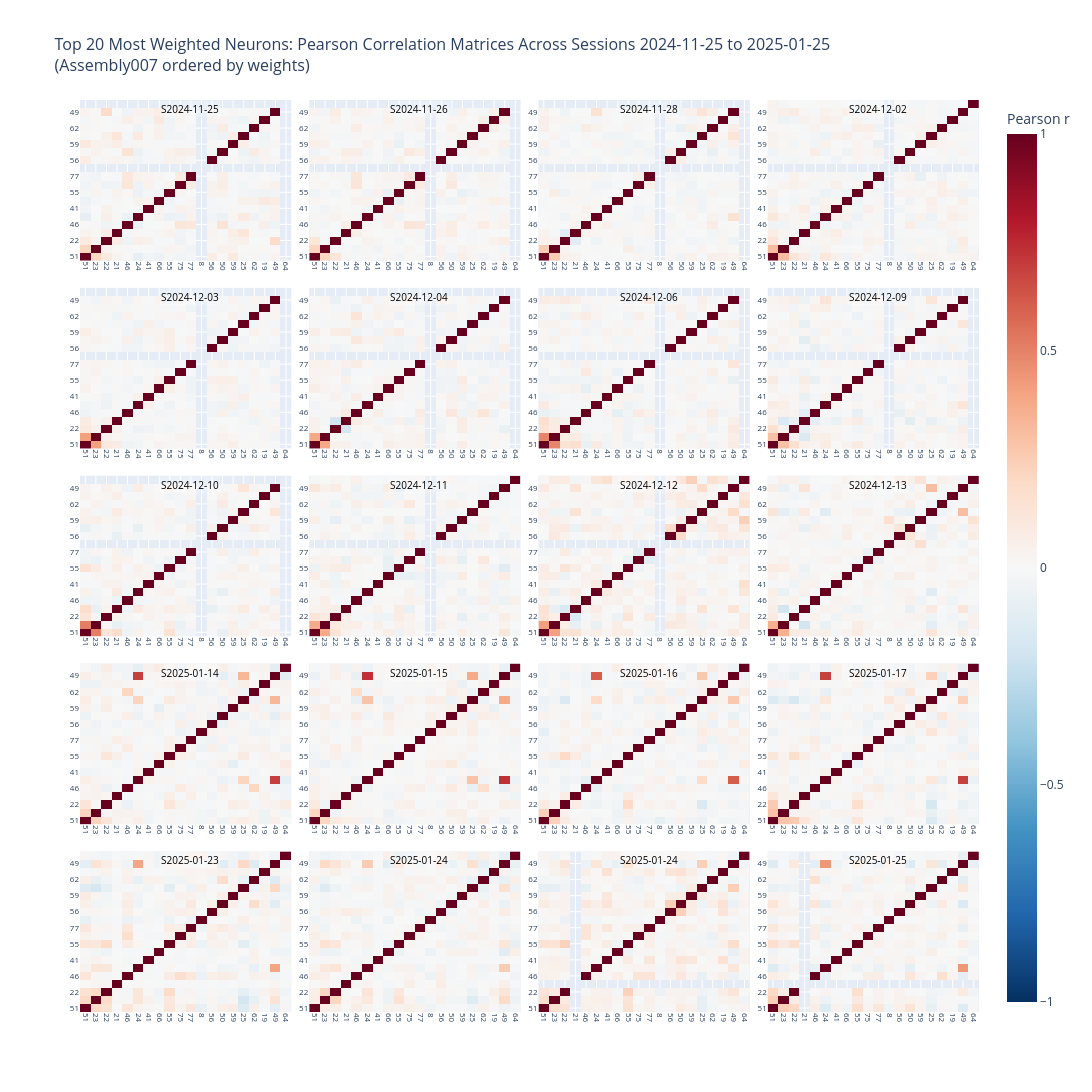

The code cell stored with this chart in its notebook:
### Code cell
start = pd.Timestamp("2024-11-25")
end   = pd.Timestamp("2025-01-26")

# set top x neurons and select sessions
top_x_neurons = neurons_ordered[-20:]

session_ids_all = fr_track_selected.index.get_level_values("session_id").unique()
dt_index = pd.to_datetime(session_ids_all, format="%Y-%m-%d_%H-%M")

# boolean selection
mask = (dt_index >= start) & (dt_index <= end)
selected = session_ids_all[mask]



n_sessions = len(selected)

n_cols = 4 # int(np.ceil(np.sqrt(n_sessions)))
n_rows = 5 # int(np.ceil(n_sessions / n_cols))

reversed_order_topx = top_x_neurons[::-1]

# Create subplots
fig = make_subplots(
    rows=n_rows,
    cols=n_cols,
    #subplot_titles=[f'S{s}' for s in selected],
    horizontal_spacing=0.02,
    vertical_spacing=0.03,
)

# Compute correlation matrix for each session (only top 10 neurons)
for idx, session_id in enumerate(selected):
    row = idx // n_cols + 1
    col = idx % n_cols + 1
    
    try:
        neuron_data_session = fr_track_selected.xs(session_id, level=2)
        
        # Filter to Unit columns only
        unit_cols = [c for c in neuron_data_session.columns if isinstance(c, str) and c.startswith('Unit')]
        neuron_data_session = neuron_data_session[unit_cols]
        
        # Select top neurons in canonical weight order
        topx_unit_cols = [u for u in top_x_neurons if u in neuron_data_session.columns]
        
        # Filter to only top neurons
        neuron_data_top10 = neuron_data_session[topx_unit_cols]
        
        # Compute correlation matrix
        corr_matrix = neuron_data_top10.corr()
        
        # Create ordering based on reversed top neurons
        unit_order = [u for u in reversed_order_topx if u in corr_matrix.columns]
        unit_labels = [str(int(u.replace('Unit', ''))) for u in unit_order]
        
        # Reorder the correlation matrix
        corr_matrix_ordered = corr_matrix.loc[unit_order, unit_order]
        
        # Add heatmap to subplot
        fig.add_trace(
            go.Heatmap(
                z=corr_matrix_ordered.values,
                x=unit_labels,
                y=unit_labels,
                colorscale='RdBu_r',
                zmin=-1,
                zmax=1,
                showscale=(idx == 0),
                colorbar=dict(
                    title="Pearson r",
                    x=1.02
                ) if idx == 0 else None,
                hovertemplate='X: %{x}<br>Y: %{y}<br>r: %{z:.3f}<extra></extra>'
            ),
            row=row,
            col=col
        )

        fig.add_annotation(
            text=f"S{session_id.split('_')[0]}",
            xref=f"x{idx + 1}",
            yref=f"y{idx + 1}",
            x=7,
            y=19.5,
            xanchor="left",
            yanchor="top",
            showarrow=False,
            font=dict(size=10, color="black"),
            bgcolor="rgba(255,255,255,0.2)"
        )
        
        # Update axes - show tick labels for top neurons
        fig.update_xaxes(showticklabels=True, tickangle=90, tickfont=dict(size=8), row=row, col=col)
        fig.update_yaxes(showticklabels=True, tickfont=dict(size=8), row=row, col=col)
        
    except Exception as e:
        print(f"Error processing session {session_id}: {e}")
        continue

# Update layout
fig.update_layout(
    title_text=f"Top 20 Most Weighted Neurons: Pearson Correlation Matrices Across Sessions {selected[0].split('_')[0]} to {selected[-1].split('_')[0]}<br>({Assembly} ordered by weights)",
    title_font_size=16,
    width=300 * n_cols,
    height=300 * n_rows,
    showlegend=False,
    #title=dict(y=0.9),
)


fig.show()

print(f"Created {n_sessions} correlation heatmaps (10x10) in {n_rows}x{n_cols} grid")
print(f"Top 20 most weighted neurons: {top_x_neurons}")

### Figure 1 — Plotly figure (JSON) as saved in the notebook; plotly's stock layout.template omitted (floating-point values rounded to 4 significant figures; data arrays with more than 128 entries replaced by an {"elided": "..."} marker saying what was removed)
{"data": [{"colorbar": {"title": {"text": "Pearson r"}, "x": 1.02}, "colorscale": [[0, "rgb(5,48,97)"], [0.1, "rgb(33,102,172)"], [0.2, "rgb(67,147,195)"], [0.3, "rgb(146,197,222)"], [0.4, "rgb(209,229,240)"], [0.5, "rgb(247,247,247)"], [0.6, "rgb(253,219,199)"], [0.7, "rgb(244,165,130)"], [0.8, "rgb(214,96,77)"], [0.9, "rgb(178,24,43)"], [1, "rgb(103,0,31)"]], "hovertemplate": "X: %{x}<br>Y: %{y}<br>r: %{z:.3f}<extra></extra>", "showscale": true, "type": "heatmap", "x": ["51", "23", "22", "21", "46", "24", "41", "66", "55", "75", "77", "8", "56", "50", "59", "25", "62", "19", "49", "64"], "xaxis": "x", "y": ["51", "23", "22", "21", "46", "24", "41", "66", "55", "75", "77", "8", "56", "50", "59", "25", "62", "19", "49", "64"], "yaxis": "y", "z": {"elided": "20x20 float values"}, "zmax": 1, "zmin": -1}, {"colorscale": [[0, "rgb(5,48,97)"], [0.1, "rgb(33,102,172)"], [0.2, "rgb(67,147,195)"], [0.3, "rgb(146,197,222)"], [0.4, "rgb(209,229,240)"], [0.5, "rgb(247,247,247)"], [0.6, "rgb(253,219,199)"], [0.7, "rgb(244,165,130)"], [0.8, "rgb(214,96,77)"], [0.9, "rgb(178,24,43)"], [1, "rgb(103,0,31)"]], "hovertemplate": "X: %{x}<br>Y: %{y}<br>r: %{z:.3f}<extra></extra>", "showscale": false, "type": "heatmap", "x": ["51", "23", "22", "21", "46", "24", "41", "66", "55", "75", "77", "8", "56", "50", "59", "25", "62", "19", "49", "64"], "xaxis": "x2", "y": ["51", "23", "22", "21", "46", "24", "41", "66", "55", "75", "77", "8", "56", "50", "59", "25", "62", "19", "49", "64"], "yaxis": "y2", "z": {"elided": "20x20 float values"}, "zmax": 1, "zmin": -1}, {"colorscale": [[0, "rgb(5,48,97)"], [0.1, "rgb(33,102,172)"], [0.2, "rgb(67,147,195)"], [0.3, "rgb(146,197,222)"], [0.4, "rgb(209,229,240)"], [0.5, "rgb(247,247,247)"], [0.6, "rgb(253,219,199)"], [0.7, "rgb(244,165,130)"], [0.8, "rgb(214,96,77)"], [0.9, "rgb(178,24,43)"], [1, "rgb(103,0,31)"]], "hovertemplate": "X: %{x}<br>Y: %{y}<br>r: %{z:.3f}<extra></extra>", "showscale": false, "type": "heatmap", "x": ["51", "23", "22", "21", "46", "24", "41", "66", "55", "75", "77", "8", "56", "50", "59", "25", "62", "19", "49", "64"], "xaxis": "x3", "y": ["51", "23", "22", "21", "46", "24", "41", "66", "55", "75", "77", "8", "56", "50", "59", "25", "62", "19", "49", "64"], "yaxis": "y3", "z": {"elided": "20x20 float values"}, "zmax": 1, "zmin": -1}, {"colorscale": [[0, "rgb(5,48,97)"], [0.1, "rgb(33,102,172)"], [0.2, "rgb(67,147,195)"], [0.3, "rgb(146,197,222)"], [0.4, "rgb(209,229,240)"], [0.5, "rgb(247,247,247)"], [0.6, "rgb(253,219,199)"], [0.7, "rgb(244,165,130)"], [0.8, "rgb(214,96,77)"], [0.9, "rgb(178,24,43)"], [1, "rgb(103,0,31)"]], "hovertemplate": "X: %{x}<br>Y: %{y}<br>r: %{z:.3f}<extra></extra>", "showscale": false, "type": "heatmap", "x": ["51", "23", "22", "21", "46", "24", "41", "66", "55", "75", "77", "8", "56", "50", "59", "25", "62", "19", "49", "64"], "xaxis": "x4", "y": ["51", "23", "22", "21", "46", "24", "41", "66", "55", "75", "77", "8", "56", "50", "59", "25", "62", "19", "49", "64"], "yaxis": "y4", "z": {"elided": "20x20 float values"}, "zmax": 1, "zmin": -1}, {"colorscale": [[0, "rgb(5,48,97)"], [0.1, "rgb(33,102,172)"], [0.2, "rgb(67,147,195)"], [0.3, "rgb(146,197,222)"], [0.4, "rgb(209,229,240)"], [0.5, "rgb(247,247,247)"], [0.6, "rgb(253,219,199)"], [0.7, "rgb(244,165,130)"], [0.8, "rgb(214,96,77)"], [0.9, "rgb(178,24,43)"], [1, "rgb(103,0,31)"]], "hovertemplate": "X: %{x}<br>Y: %{y}<br>r: %{z:.3f}<extra></extra>", "showscale": false, "type": "heatmap", "x": ["51", "23", "22", "21", "46", "24", "41", "66", "55", "75", "77", "8", "56", "50", "59", "25", "62", "19", "49", "64"], "xaxis": "x5", "y": ["51", "23", "22", "21", "46", "24", "41", "66", "55", "75", "77", "8", "56", "50", "59", "25", "62", "19", "49", "64"], "yaxis": "y5", "z": {"elided": "20x20 float values"}, "zmax": 1, "zmin": -1}, {"colorscale": [[0, "rgb(5,48,97)"], [0.1, "rgb(33,102,172)"], [0.2, "rgb(67,147,195)"], [0.3, "rgb(146,197,222)"], [0.4, "rgb(209,229,240)"], [0.5, "rgb(247,247,247)"], [0.6, "rgb(253,219,199)"], [0.7, "rgb(244,165,130)"], [0.8, "rgb(214,96,77)"], [0.9, "rgb(178,24,43)"], [1, "rgb(103,0,31)"]], "hovertemplate": "X: %{x}<br>Y: %{y}<br>r: %{z:.3f}<extra></extra>", "showscale": false, "type": "heatmap", "x": ["51", "23", "22", "21", "46", "24", "41", "66", "55", "75", "77", "8", "56", "50", "59", "25", "62", "19", "49", "64"], "xaxis": "x6", "y": ["51", "23", "22", "21", "46", "24", "41", "66", "55", "75", "77", "8", "56", "50", "59", "25", "62", "19", "49", "64"], "yaxis": "y6", "z": {"elided": "20x20 float values"}, "zmax": 1, "zmin": -1}, {"colorscale": [[0, "rgb(5,48,97)"], [0.1, "rgb(33,102,172)"], [0.2, "rgb(67,147,195)"], [0.3, "rgb(146,197,222)"], [0.4, "rgb(209,229,240)"], [0.5, "rgb(247,247,247)"], [0.6, "rgb(253,219,199)"], [0.7, "rgb(244,165,130)"], [0.8, "rgb(214,96,77)"], [0.9, "rgb(178,24,43)"], [1, "rgb(103,0,31)"]], "hovertemplate": "X: %{x}<br>Y: %{y}<br>r: %{z:.3f}<extra></extra>", "showscale": false, "type": "heatmap", "x": ["51", "23", "22", "21", "46", "24", "41", "66", "55", "75", "77", "8", "56", "50", "59", "25", "62", "19", "49", "64"], "xaxis": "x7", "y": ["51", "23", "22", "21", "46", "24", "41", "66", "55", "75", "77", "8", "56", "50", "59", "25", "62", "19", "49", "64"], "yaxis": "y7", "z": {"elided": "20x20 float values"}, "zmax": 1, "zmin": -1}, {"colorscale": [[0, "rgb(5,48,97)"], [0.1, "rgb(33,102,172)"], [0.2, "rgb(67,147,195)"], [0.3, "rgb(146,197,222)"], [0.4, "rgb(209,229,240)"], [0.5, "rgb(247,247,247)"], [0.6, "rgb(253,219,199)"], [0.7, "rgb(244,165,130)"], [0.8, "rgb(214,96,77)"], [0.9, "rgb(178,24,43)"], [1, "rgb(103,0,31)"]], "hovertemplate": "X: %{x}<br>Y: %{y}<br>r: %{z:.3f}<extra></extra>", "showscale": false, "type": "heatmap", "x": ["51", "23", "22", "21", "46", "24", "41", "66", "55", "75", "77", "8", "56", "50", "59", "25", "62", "19", "49", "64"], "xaxis": "x8", "y": ["51", "23", "22", "21", "46", "24", "41", "66", "55", "75", "77", "8", "56", "50", "59", "25", "62", "19", "49", "64"], "yaxis": "y8", "z": {"elided": "20x20 float values"}, "zmax": 1, "zmin": -1}, {"colorscale": [[0, "rgb(5,48,97)"], [0.1, "rgb(33,102,172)"], [0.2, "rgb(67,147,195)"], [0.3, "rgb(146,197,222)"], [0.4, "rgb(209,229,240)"], [0.5, "rgb(247,247,247)"], [0.6, "rgb(253,219,199)"], [0.7, "rgb(244,165,130)"], [0.8, "rgb(214,96,77)"], [0.9, "rgb(178,24,43)"], [1, "rgb(103,0,31)"]], "hovertemplate": "X: %{x}<br>Y: %{y}<br>r: %{z:.3f}<extra></extra>", "showscale": false, "type": "heatmap", "x": ["51", "23", "22", "21", "46", "24", "41", "66", "55", "75", "77", "8", "56", "50", "59", "25", "62", "19", "49", "64"], "xaxis": "x9", "y": ["51", "23", "22", "21", "46", "24", "41", "66", "55", "75", "77", "8", "56", "50", "59", "25", "62", "19", "49", "64"], "yaxis": "y9", "z": {"elided": "20x20 float values"}, "zmax": 1, "zmin": -1}, {"colorscale": [[0, "rgb(5,48,97)"], [0.1, "rgb(33,102,172)"], [0.2, "rgb(67,147,195)"], [0.3, "rgb(146,197,222)"], [0.4, "rgb(209,229,240)"], [0.5, "rgb(247,247,247)"], [0.6, "rgb(253,219,199)"], [0.7, "rgb(244,165,130)"], [0.8, "rgb(214,96,77)"], [0.9, "rgb(178,24,43)"], [1, "rgb(103,0,31)"]], "hovertemplate": "X: %{x}<br>Y: %{y}<br>r: %{z:.3f}<extra></extra>", "showscale": false, "type": "heatmap", "x": ["51", "23", "22", "21", "46", "24", "41", "66", "55", "75", "77", "8", "56", "50", "59", "25", "62", "19", "49", "64"], "xaxis": "x10", "y": ["51", "23", "22", "21", "46", "24", "41", "66", "55", "75", "77", "8", "56", "50", "59", "25", "62", "19", "49", "64"], "yaxis": "y10", "z": {"elided": "20x20 float values"}, "zmax": 1, "zmin": -1}, {"colorscale": [[0, "rgb(5,48,97)"], [0.1, "rgb(33,102,172)"], [0.2, "rgb(67,147,195)"], [0.3, "rgb(146,197,222)"], [0.4, "rgb(209,229,240)"], [0.5, "rgb(247,247,247)"], [0.6, "rgb(253,219,199)"], [0.7, "rgb(244,165,130)"], [0.8, "rgb(214,96,77)"], [0.9, "rgb(178,24,43)"], [1, "rgb(103,0,31)"]], "hovertemplate": "X: %{x}<br>Y: %{y}<br>r: %{z:.3f}<extra></extra>", "showscale": false, "type": "heatmap", "x": ["51", "23", "22", "21", "46", "24", "41", "66", "55", "75", "77", "8", "56", "50", "59", "25", "62", "19", "49", "64"], "xaxis": "x11", "y": ["51", "23", "22", "21", "46", "24", "41", "66", "55", "75", "77", "8", "56", "50", "59", "25", "62", "19", "49", "64"], "yaxis": "y11", "z": {"elided": "20x20 float values"}, "zmax": 1, "zmin": -1}, {"colorscale": [[0, "rgb(5,48,97)"], [0.1, "rgb(33,102,172)"], [0.2, "rgb(67,147,195)"], [0.3, "rgb(146,197,222)"], [0.4, "rgb(209,229,240)"], [0.5, "rgb(247,247,247)"], [0.6, "rgb(253,219,199)"], [0.7, "rgb(244,165,130)"], [0.8, "rgb(214,96,77)"], [0.9, "rgb(178,24,43)"], [1, "rgb(103,0,31)"]], "hovertemplate": "X: %{x}<br>Y: %{y}<br>r: %{z:.3f}<extra></extra>", "showscale": false, "type": "heatmap", "x": ["51", "23", "22", "21", "46", "24", "41", "66", "55", "75", "77", "8", "56", "50", "59", "25", "62", "19", "49", "64"], "xaxis": "x12", "y": ["51", "23", "22", "21", "46", "24", "41", "66", "55", "75", "77", "8", "56", "50", "59", "25", "62", "19", "49", "64"], "yaxis": "y12", "z": {"elided": "20x20 float values"}, "zmax": 1, "zmin": -1}, {"colorscale": [[0, "rgb(5,48,97)"], [0.1, "rgb(33,102,172)"], [0.2, "rgb(67,147,195)"], [0.3, "rgb(146,197,222)"], [0.4, "rgb(209,229,240)"], [0.5, "rgb(247,247,247)"], [0.6, "rgb(253,219,199)"], [0.7, "rgb(244,165,130)"], [0.8, "rgb(214,96,77)"], [0.9, "rgb(178,24,43)"], [1, "rgb(103,0,31)"]], "hovertemplate": "X: %{x}<br>Y: %{y}<br>r: %{z:.3f}<extra></extra>", "showscale": false, "type": "heatmap", "x": ["51", "23", "22", "21", "46", "24", "41", "66", "55", "75", "77", "8", "56", "50", "59", "25", "62", "19", "49", "64"], "xaxis": "x13", "y": ["51", "23", "22", "21", "46", "24", "41", "66", "55", "75", "77", "8", "56", "50", "59", "25", "62", "19", "49", "64"], "yaxis": "y13", "z": {"elided": "20x20 float values"}, "zmax": 1, "zmin": -1}, {"colorscale": [[0, "rgb(5,48,97)"], [0.1, "rgb(33,102,172)"], [0.2, "rgb(67,147,195)"], [0.3, "rgb(146,197,222)"], [0.4, "rgb(209,229,240)"], [0.5, "rgb(247,247,247)"], [0.6, "rgb(253,219,199)"], [0.7, "rgb(244,165,130)"], [0.8, "rgb(214,96,77)"], [0.9, "rgb(178,24,43)"], [1, "rgb(103,0,31)"]], "hovertemplate": "X: %{x}<br>Y: %{y}<br>r: %{z:.3f}<extra></extra>", "showscale": false, "type": "heatmap", "x": ["51", "23", "22", "21", "46", "24", "41", "66", "55", "75", "77", "8", "56", "50", "59", "25", "62", "19", "49", "64"], "xaxis": "x14", "y": ["51", "23", "22", "21", "46", "24", "41", "66", "55", "75", "77", "8", "56", "50", "59", "25", "62", "19", "49", "64"], "yaxis": "y14", "z": {"elided": "20x20 float values"}, "zmax": 1, "zmin": -1}, {"colorscale": [[0, "rgb(5,48,97)"], [0.1, "rgb(33,102,172)"], [0.2, "rgb(67,147,195)"], [0.3, "rgb(146,197,222)"], [0.4, "rgb(209,229,240)"], [0.5, "rgb(247,247,247)"], [0.6, "rgb(253,219,199)"], [0.7, "rgb(244,165,130)"], [0.8, "rgb(214,96,77)"], [0.9, "rgb(178,24,43)"], [1, "rgb(103,0,31)"]], "hovertemplate": "X: %{x}<br>Y: %{y}<br>r: %{z:.3f}<extra></extra>", "showscale": false, "type": "heatmap", "x": ["51", "23", "22", "21", "46", "24", "41", "66", "55", "75", "77", "8", "56", "50", "59", "25", "62", "19", "49", "64"], "xaxis": "x15", "y": ["51", "23", "22", "21", "46", "24", "41", "66", "55", "75", "77", "8", "56", "50", "59", "25", "62", "19", "49", "64"], "yaxis": "y15", "z": {"elided": "20x20 float values"}, "zmax": 1, "zmin": -1}, {"colorscale": [[0, "rgb(5,48,97)"], [0.1, "rgb(33,102,172)"], [0.2, "rgb(67,147,195)"], [0.3, "rgb(146,197,222)"], [0.4, "rgb(209,229,240)"], [0.5, "rgb(247,247,247)"], [0.6, "rgb(253,219,199)"], [0.7, "rgb(244,165,130)"], [0.8, "rgb(214,96,77)"], [0.9, "rgb(178,24,43)"], [1, "rgb(103,0,31)"]], "hovertemplate": "X: %{x}<br>Y: %{y}<br>r: %{z:.3f}<extra></extra>", "showscale": false, "type": "heatmap", "x": ["51", "23", "22", "21", "46", "24", "41", "66", "55", "75", "77", "8", "56", "50", "59", "25", "62", "19", "49", "64"], "xaxis": "x16", "y": ["51", "23", "22", "21", "46", "24", "41", "66", "55", "75", "77", "8", "56", "50", "59", "25", "62", "19", "49", "64"], "yaxis": "y16", "z": {"elided": "20x20 float values"}, "zmax": 1, "zmin": -1}, {"colorscale": [[0, "rgb(5,48,97)"], [0.1, "rgb(33,102,172)"], [0.2, "rgb(67,147,195)"], [0.3, "rgb(146,197,222)"], [0.4, "rgb(209,229,240)"], [0.5, "rgb(247,247,247)"], [0.6, "rgb(253,219,199)"], [0.7, "rgb(244,165,130)"], [0.8, "rgb(214,96,77)"], [0.9, "rgb(178,24,43)"], [1, "rgb(103,0,31)"]], "hovertemplate": "X: %{x}<br>Y: %{y}<br>r: %{z:.3f}<extra></extra>", "showscale": false, "type": "heatmap", "x": ["51", "23", "22", "21", "46", "24", "41", "66", "55", "75", "77", "8", "56", "50", "59", "25", "62", "19", "49", "64"], "xaxis": "x17", "y": ["51", "23", "22", "21", "46", "24", "41", "66", "55", "75", "77", "8", "56", "50", "59", "25", "62", "19", "49", "64"], "yaxis": "y17", "z": {"elided": "20x20 float values"}, "zmax": 1, "zmin": -1}, {"colorscale": [[0, "rgb(5,48,97)"], [0.1, "rgb(33,102,172)"], [0.2, "rgb(67,147,195)"], [0.3, "rgb(146,197,222)"], [0.4, "rgb(209,229,240)"], [0.5, "rgb(247,247,247)"], [0.6, "rgb(253,219,199)"], [0.7, "rgb(244,165,130)"], [0.8, "rgb(214,96,77)"], [0.9, "rgb(178,24,43)"], [1, "rgb(103,0,31)"]], "hovertemplate": "X: %{x}<br>Y: %{y}<br>r: %{z:.3f}<extra></extra>", "showscale": false, "type": "heatmap", "x": ["51", "23", "22", "21", "46", "24", "41", "66", "55", "75", "77", "8", "56", "50", "59", "25", "62", "19", "49", "64"], "xaxis": "x18", "y": ["51", "23", "22", "21", "46", "24", "41", "66", "55", "75", "77", "8", "56", "50", "59", "25", "62", "19", "49", "64"], "yaxis": "y18", "z": {"elided": "20x20 float values"}, "zmax": 1, "zmin": -1}, {"colorscale": [[0, "rgb(5,48,97)"], [0.1, "rgb(33,102,172)"], [0.2, "rgb(67,147,195)"], [0.3, "rgb(146,197,222)"], [0.4, "rgb(209,229,240)"], [0.5, "rgb(247,247,247)"], [0.6, "rgb(253,219,199)"], [0.7, "rgb(244,165,130)"], [0.8, "rgb(214,96,77)"], [0.9, "rgb(178,24,43)"], [1, "rgb(103,0,31)"]], "hovertemplate": "X: %{x}<br>Y: %{y}<br>r: %{z:.3f}<extra></extra>", "showscale": false, "type": "heatmap", "x": ["51", "23", "22", "21", "46", "24", "41", "66", "55", "75", "77", "8", "56", "50", "59", "25", "62", "19", "49", "64"], "xaxis": "x19", "y": ["51", "23", "22", "21", "46", "24", "41", "66", "55", "75", "77", "8", "56", "50", "59", "25", "62", "19", "49", "64"], "yaxis": "y19", "z": {"elided": "20x20 float values"}, "zmax": 1, "zmin": -1}, {"colorscale": [[0, "rgb(5,48,97)"], [0.1, "rgb(33,102,172)"], [0.2, "rgb(67,147,195)"], [0.3, "rgb(146,197,222)"], [0.4, "rgb(209,229,240)"], [0.5, "rgb(247,247,247)"], [0.6, "rgb(253,219,199)"], [0.7, "rgb(244,165,130)"], [0.8, "rgb(214,96,77)"], [0.9, "rgb(178,24,43)"], [1, "rgb(103,0,31)"]], "hovertemplate": "X: %{x}<br>Y: %{y}<br>r: %{z:.3f}<extra></extra>", "showscale": false, "type": "heatmap", "x": ["51", "23", "22", "21", "46", "24", "41", "66", "55", "75", "77", "8", "56", "50", "59", "25", "62", "19", "49", "64"], "xaxis": "x20", "y": ["51", "23", "22", "21", "46", "24", "41", "66", "55", "75", "77", "8", "56", "50", "59", "25", "62", "19", "49", "64"], "yaxis": "y20", "z": {"elided": "20x20 float values"}, "zmax": 1, "zmin": -1}], "layout": {"annotations": [{"bgcolor": "rgba(255,255,255,0.2)", "font": {"color": "black", "size": 10}, "showarrow": false, "text": "S2024-11-25", "x": 7, "xanchor": "left", "xref": "x", "y": 19.5, "yanchor": "top", "yref": "y"}, {"bgcolor": "rgba(255,255,255,0.2)", "font": {"color": "black", "size": 10}, "showarrow": false, "text": "S2024-11-26", "x": 7, "xanchor": "left", "xref": "x2", "y": 19.5, "yanchor": "top", "yref": "y2"}, {"bgcolor": "rgba(255,255,255,0.2)", "font": {"color": "black", "size": 10}, "showarrow": false, "text": "S2024-11-28", "x": 7, "xanchor": "left", "xref": "x3", "y": 19.5, "yanchor": "top", "yref": "y3"}, {"bgcolor": "rgba(255,255,255,0.2)", "font": {"color": "black", "size": 10}, "showarrow": false, "text": "S2024-12-02", "x": 7, "xanchor": "left", "xref": "x4", "y": 19.5, "yanchor": "top", "yref": "y4"}, {"bgcolor": "rgba(255,255,255,0.2)", "font": {"color": "black", "size": 10}, "showarrow": false, "text": "S2024-12-03", "x": 7, "xanchor": "left", "xref": "x5", "y": 19.5, "yanchor": "top", "yref": "y5"}, {"bgcolor": "rgba(255,255,255,0.2)", "font": {"color": "black", "size": 10}, "showarrow": false, "text": "S2024-12-04", "x": 7, "xanchor": "left", "xref": "x6", "y": 19.5, "yanchor": "top", "yref": "y6"}, {"bgcolor": "rgba(255,255,255,0.2)", "font": {"color": "black", "size": 10}, "showarrow": false, "text": "S2024-12-06", "x": 7, "xanchor": "left", "xref": "x7", "y": 19.5, "yanchor": "top", "yref": "y7"}, {"bgcolor": "rgba(255,255,255,0.2)", "font": {"color": "black", "size": 10}, "showarrow": false, "text": "S2024-12-09", "x": 7, "xanchor": "left", "xref": "x8", "y": 19.5, "yanchor": "top", "yref": "y8"}, {"bgcolor": "rgba(255,255,255,0.2)", "font": {"color": "black", "size": 10}, "showarrow": false, "text": "S2024-12-10", "x": 7, "xanchor": "left", "xref": "x9", "y": 19.5, "yanchor": "top", "yref": "y9"}, {"bgcolor": "rgba(255,255,255,0.2)", "font": {"color": "black", "size": 10}, "showarrow": false, "text": "S2024-12-11", "x": 7, "xanchor": "left", "xref": "x10", "y": 19.5, "yanchor": "top", "yref": "y10"}, {"bgcolor": "rgba(255,255,255,0.2)", "font": {"color": "black", "size": 10}, "showarrow": false, "text": "S2024-12-12", "x": 7, "xanchor": "left", "xref": "x11", "y": 19.5, "yanchor": "top", "yref": "y11"}, {"bgcolor": "rgba(255,255,255,0.2)", "font": {"color": "black", "size": 10}, "showarrow": false, "text": "S2024-12-13", "x": 7, "xanchor": "left", "xref": "x12", "y": 19.5, "yanchor": "top", "yref": "y12"}, {"bgcolor": "rgba(255,255,255,0.2)", "font": {"color": "black", "size": 10}, "showarrow": false, "text": "S2025-01-14", "x": 7, "xanchor": "left", "xref": "x13", "y": 19.5, "yanchor": "top", "yref": "y13"}, {"bgcolor": "rgba(255,255,255,0.2)", "font": {"color": "black", "size": 10}, "showarrow": false, "text": "S2025-01-15", "x": 7, "xanchor": "left", "xref": "x14", "y": 19.5, "yanchor": "top", "yref": "y14"}, {"bgcolor": "rgba(255,255,255,0.2)", "font": {"color": "black", "size": 10}, "showarrow": false, "text": "S2025-01-16", "x": 7, "xanchor": "left", "xref": "x15", "y": 19.5, "yanchor": "top", "yref": "y15"}, {"bgcolor": "rgba(255,255,255,0.2)", "font": {"color": "black", "size": 10}, "showarrow": false, "text": "S2025-01-17", "x": 7, "xanchor": "left", "xref": "x16", "y": 19.5, "yanchor": "top", "yref": "y16"}, {"bgcolor": "rgba(255,255,255,0.2)", "font": {"color": "black", "size": 10}, "showarrow": false, "text": "S2025-01-23", "x": 7, "xanchor": "left", "xref": "x17", "y": 19.5, "yanchor": "top", "yref": "y17"}, {"bgcolor": "rgba(255,255,255,0.2)", "font": {"color": "black", "size": 10}, "showarrow": false, "text": "S2025-01-24", "x": 7, "xanchor": "left", "xref": "x18", "y": 19.5, "yanchor": "top", "yref": "y18"}, {"bgcolor": "rgba(255,255,255,0.2)", "font": {"color": "black", "size": 10}, "showarrow": false, "text": "S2025-01-24", "x": 7, "xanchor": "left", "xref": "x19", "y": 19.5, "yanchor": "top", "yref": "y19"}, {"bgcolor": "rgba(255,255,255,0.2)", "font": {"color": "black", "size": 10}, "showarrow": false, "text": "S2025-01-25", "x": 7, "xanchor": "left", "xref": "x20", "y": 19.5, "yanchor": "top", "yref": "y20"}], "height": 1500, "showlegend": false, "title": {"font": {"size": 16}, "text": "Top 20 Most Weighted Neurons: Pearson Correlation Matrices Across Sessions 2024-11-25 to 2025-01-25<br>(Assembly007 ordered by weights)"}, "width": 1200, "xaxis": {"anchor": "y", "domain": [0, 0.235], "showticklabels": true, "tickangle": 90, "tickfont": {"size": 8}}, "xaxis10": {"anchor": "y10", "domain": [0.255, 0.49], "showticklabels": true, "tickangle": 90, "tickfont": {"size": 8}}, "xaxis11": {"anchor": "y11", "domain": [0.51, 0.745], "showticklabels": true, "tickangle": 90, "tickfont": {"size": 8}}, "xaxis12": {"anchor": "y12", "domain": [0.765, 1.0], "showticklabels": true, "tickangle": 90, "tickfont": {"size": 8}}, "xaxis13": {"anchor": "y13", "domain": [0, 0.235], "showticklabels": true, "tickangle": 90, "tickfont": {"size": 8}}, "xaxis14": {"anchor": "y14", "domain": [0.255, 0.49], "showticklabels": true, "tickangle": 90, "tickfont": {"size": 8}}, "xaxis15": {"anchor": "y15", "domain": [0.51, 0.745], "showticklabels": true, "tickangle": 90, "tickfont": {"size": 8}}, "xaxis16": {"anchor": "y16", "domain": [0.765, 1.0], "showticklabels": true, "tickangle": 90, "tickfont": {"size": 8}}, "xaxis17": {"anchor": "y17", "domain": [0, 0.235], "showticklabels": true, "tickangle": 90, "tickfont": {"size": 8}}, "xaxis18": {"anchor": "y18", "domain": [0.255, 0.49], "showticklabels": true, "tickangle": 90, "tickfont": {"size": 8}}, "xaxis19": {"anchor": "y19", "domain": [0.51, 0.745], "showticklabels": true, "tickangle": 90, "tickfont": {"size": 8}}, "xaxis2": {"anchor": "y2", "domain": [0.255, 0.49], "showticklabels": true, "tickangle": 90, "tickfont": {"size": 8}}, "xaxis20": {"anchor": "y20", "domain": [0.765, 1.0], "showticklabels": true, "tickangle": 90, "tickfont": {"size": 8}}, "xaxis3": {"anchor": "y3", "domain": [0.51, 0.745], "showticklabels": true, "tickangle": 90, "tickfont": {"size": 8}}, "xaxis4": {"anchor": "y4", "domain": [0.765, 1.0], "showticklabels": true, "tickangle": 90, "tickfont": {"size": 8}}, "xaxis5": {"anchor": "y5", "domain": [0, 0.235], "showticklabels": true, "tickangle": 90, "tickfont": {"size": 8}}, "xaxis6": {"anchor": "y6", "domain": [0.255, 0.49], "showticklabels": true, "tickangle": 90, "tickfont": {"size": 8}}, "xaxis7": {"anchor": "y7", "domain": [0.51, 0.745], "showticklabels": true, "tickangle": 90, "tickfont": {"size": 8}}, "xaxis8": {"anchor": "y8", "domain": [0.765, 1.0], "showticklabels": true, "tickangle": 90, "tickfont": {"size": 8}}, "xaxis9": {"anchor": "y9", "domain": [0, 0.235], "showticklabels": true, "tickangle": 90, "tickfont": {"size": 8}}, "yaxis": {"anchor": "x", "domain": [0.824, 1], "showticklabels": true, "tickfont": {"size": 8}}, "yaxis10": {"anchor": "x10", "domain": [0.412, 0.588], "showticklabels": true, "tickfont": {"size": 8}}, "yaxis11": {"anchor": "x11", "domain": [0.412, 0.588], "showticklabels": true, "tickfont": {"size": 8}}, "yaxis12": {"anchor": "x12", "domain": [0.412, 0.588], "showticklabels": true, "tickfont": {"size": 8}}, "yaxis13": {"anchor": "x13", "domain": [0.206, 0.382], "showticklabels": true, "tickfont": {"size": 8}}, "yaxis14": {"anchor": "x14", "domain": [0.206, 0.382], "showticklabels": true, "tickfont": {"size": 8}}, "yaxis15": {"anchor": "x15", "domain": [0.206, 0.382], "showticklabels": true, "tickfont": {"size": 8}}, "yaxis16": {"anchor": "x16", "domain": [0.206, 0.382], "showticklabels": true, "tickfont": {"size": 8}}, "yaxis17": {"anchor": "x17", "domain": [0, 0.176], "showticklabels": true, "tickfont": {"size": 8}}, "yaxis18": {"anchor": "x18", "domain": [0, 0.176], "showticklabels": true, "tickfont": {"size": 8}}, "yaxis19": {"anchor": "x19", "domain": [0, 0.176], "showticklabels": true, "tickfont": {"size": 8}}, "yaxis2": {"anchor": "x2", "domain": [0.824, 1], "showticklabels": true, "tickfont": {"size": 8}}, "yaxis20": {"anchor": "x20", "domain": [0, 0.176], "showticklabels": true, "tickfont": {"size": 8}}, "yaxis3": {"anchor": "x3", "domain": [0.824, 1], "showticklabels": true, "tickfont": {"size": 8}}, "yaxis4": {"anchor": "x4", "domain": [0.824, 1], "showticklabels": true, "tickfont": {"size": 8}}, "yaxis5": {"anchor": "x5", "domain": [0.618, 0.794], "showticklabels": true, "tickfont": {"size": 8}}, "yaxis6": {"anchor": "x6", "domain": [0.618, 0.794], "showticklabels": true, "tickfont": {"size": 8}}, "yaxis7": {"anchor": "x7", "domain": [0.618, 0.794], "showticklabels": true, "tickfont": {"size": 8}}, "yaxis8": {"anchor": "x8", "domain": [0.618, 0.794], "showticklabels": true, "tickfont": {"size": 8}}, "yaxis9": {"anchor": "x9", "domain": [0.412, 0.588], "showticklabels": true, "tickfont": {"size": 8}}}}
